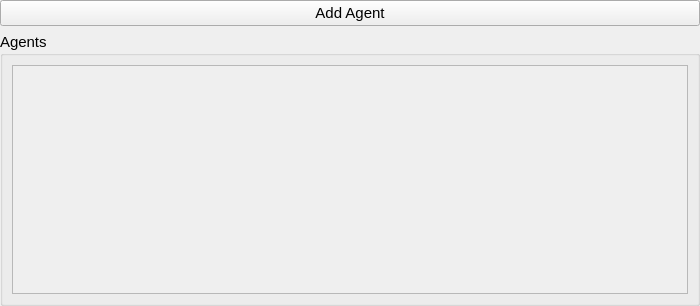
<?xml version="1.0" encoding="UTF-8"?>
<ui version="4.0">
 <class>Form</class>
 <widget class="QWidget" name="Form">
  <property name="geometry">
   <rect>
    <x>0</x>
    <y>0</y>
    <width>700</width>
    <height>306</height>
   </rect>
  </property>
  <property name="minimumSize">
   <size>
    <width>700</width>
    <height>0</height>
   </size>
  </property>
  <property name="windowTitle">
   <string>Form</string>
  </property>
  <layout class="QGridLayout" name="gridLayout_2">
   <property name="leftMargin">
    <number>0</number>
   </property>
   <property name="topMargin">
    <number>0</number>
   </property>
   <property name="rightMargin">
    <number>0</number>
   </property>
   <property name="bottomMargin">
    <number>0</number>
   </property>
   <item row="0" column="0">
    <layout class="QGridLayout" name="gridLayout_4">
     <item row="3" column="0" colspan="3">
      <widget class="QGroupBox" name="groupVehicles">
       <property name="minimumSize">
        <size>
         <width>0</width>
         <height>240</height>
        </size>
       </property>
       <property name="font">
        <font>
         <pointsize>11</pointsize>
         <italic>false</italic>
        </font>
       </property>
       <property name="title">
        <string>Agents</string>
       </property>
       <property name="alignment">
        <set>Qt::AlignLeading|Qt::AlignLeft|Qt::AlignTop</set>
       </property>
       <layout class="QGridLayout" name="gridLayout_3">
        <item row="0" column="1">
         <widget class="QScrollArea" name="scrollArea">
          <property name="widgetResizable">
           <bool>true</bool>
          </property>
          <widget class="QWidget" name="scrollAreaWidgetContents">
           <property name="geometry">
            <rect>
             <x>0</x>
             <y>0</y>
             <width>676</width>
             <height>232</height>
            </rect>
           </property>
           <layout class="QGridLayout" name="gridLayout_5">
            <item row="0" column="0">
             <layout class="QVBoxLayout" name="agent_list_layout"/>
            </item>
            <item row="1" column="0">
             <spacer name="verticalSpacer">
              <property name="orientation">
               <enum>Qt::Vertical</enum>
              </property>
              <property name="sizeHint" stdset="0">
               <size>
                <width>20</width>
                <height>40</height>
               </size>
              </property>
             </spacer>
            </item>
           </layout>
          </widget>
         </widget>
        </item>
       </layout>
      </widget>
     </item>
     <item row="1" column="0" colspan="3">
      <widget class="QPushButton" name="btn_add_agent">
       <property name="font">
        <font>
         <pointsize>11</pointsize>
        </font>
       </property>
       <property name="text">
        <string>Add Agent</string>
       </property>
      </widget>
     </item>
    </layout>
   </item>
  </layout>
 </widget>
 <resources/>
 <connections/>
</ui>
